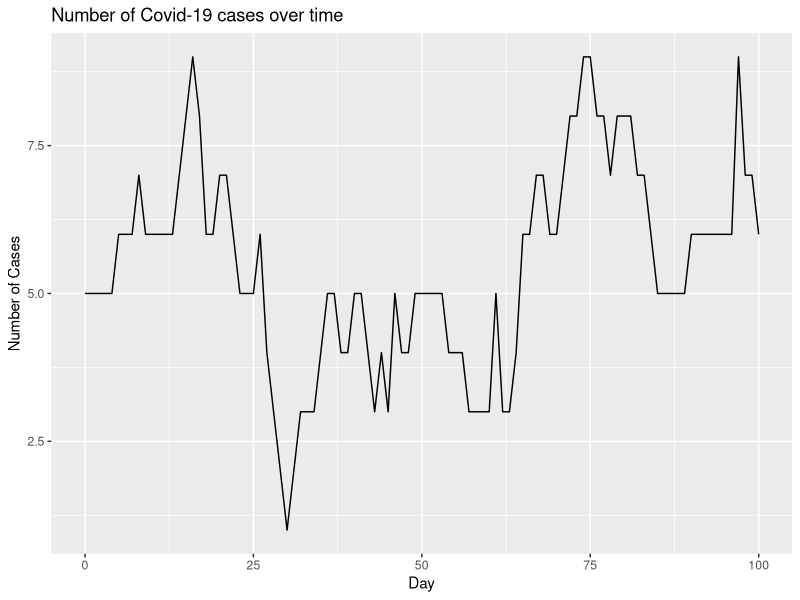
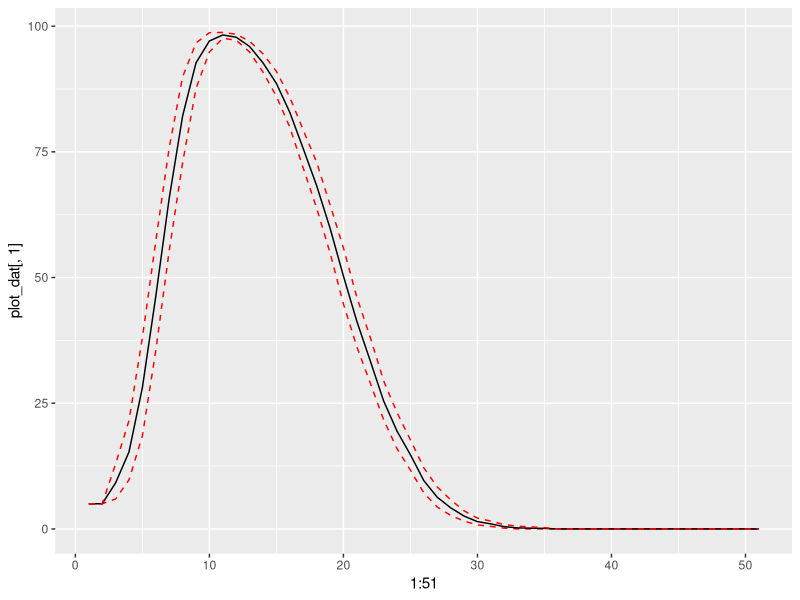
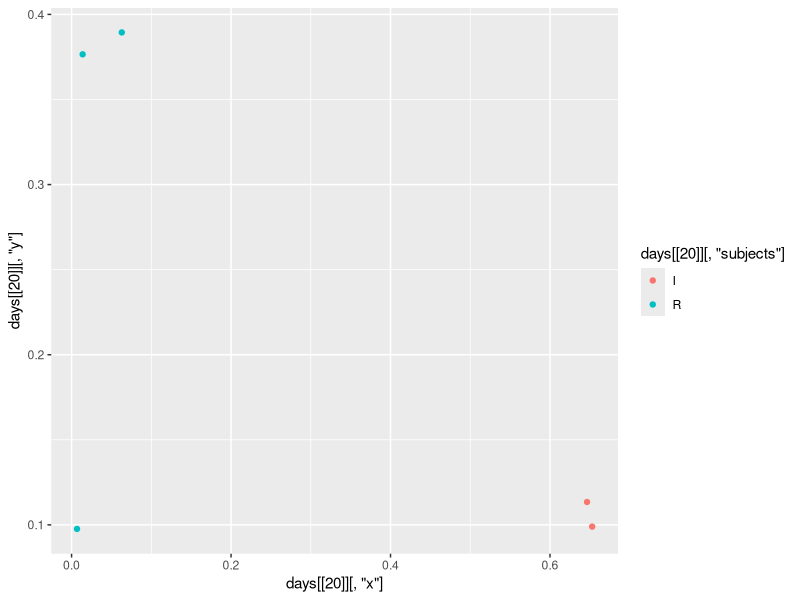

Source code (R) for these figures, in order:
## ---- chunk 1
knitr::opts_chunk$set(echo = TRUE)
library(tidyverse)
library(ggplot2)
library(boot)
## ---- chunk 2
#create starting positions and state function
starting_vals <- function(num_subjects, I_0, x_dim, y_dim, prop_vac){
  
  #Infect I_0 many starting subjects
  subjects <- rep('S', num_subjects)
  infect <- sample(x = 1:num_subjects, size=I_0, replace=FALSE)
  subjects[infect] <- 'I'
  
  #Determining if a person is vaccinated
  vac_ppl <- sample(x = 1:num_subjects, size = round(prop_vac * num_subjects), replace = F)
  vac_vec <- rep(F , num_subjects)
  vac_vec[vac_ppl] <- T
  
  #Storage for x, y starting positions for the subjects
  start_x <- runif(n=num_subjects, min=0, max=x_dim)
  start_y <- runif(n=num_subjects, min=0, max=y_dim)
  
  inc_time <- rep(-1, num_subjects)
  rec_days <- rep(-1, num_subjects)
  
  #Put into a data frame
  df <- as.data.frame(cbind(as.numeric(start_x), as.numeric(start_y), subjects, rec_days, inc_time, vac_vec))
  colnames(df)[1] <- 'x'
  colnames(df)[2] <- 'y'
  colnames(df)[3] <- 'subjects'
  colnames(df)[4] <- 'incubation'
  colnames(df)[5] <- 'recovery'
  colnames(df)[6] <- 'vaccine'
  
  #Assign a recovery time to the infected subjects
  df[df[,3] == 'I', 5] <- rpois(I_0, 14)
  
  #Assign an incubation time to the infected subjects
  df[df[,3] == 'I', 4] <- rpois(I_0, 5)
  
  return(df)
}
#Random step length function
get_step_length <- function(df, x_dim, y_dim){
  step_lengths <- rnorm(n=nrow(df), mean=min(x_dim, y_dim)/4, sd=min(x_dim, y_dim)/12)
  return(step_lengths)
}
#Random step direction function
get_step_direction <- function(length_vec){
  direction <- runif(n=length(length_vec), min=0, max=2*pi)
}
#Get delta_x, delta_y
get_delts <- function(length_vec, direc_vec){
  delta_x <- length_vec * cos(direc_vec)
  delta_y <- length_vec * sin(direc_vec)
  return(cbind(delta_x, delta_y))
}
#Function for getting updated coordinates
update_coords <- function(og_df, delta_df){
  new_mx <- matrix(data=NA, nrow=nrow(og_df), ncol=5)
  new_df <- data.frame(new_mx)
  new_df[,1] <- as.numeric(og_df[,'x']) + delta_df[,'delta_x']
  new_df[,2] <- as.numeric(og_df[,'y']) + delta_df[,'delta_y']
  new_df[,3] <- og_df[,3]
  new_df[,4] <- og_df[,4]
  new_df[,5] <- og_df[,5]
  new_df[,6] <- og_df[,6]
  colnames(new_df) <- c('x', 'y', 'subjects', 'incubation', 'recovery', 'vaccine')
  new_df
}
coord_checker <- function(og_df, new_df, x_dim, y_dim){
  baddies <- NULL
  for(i in 1:nrow(new_df)){
    if(as.numeric(new_df[i, 'x']) > x_dim | as.numeric(new_df[i, 'x']) < 0 | as.numeric(new_df[i, 'y']) > y_dim | as.numeric(new_df[i, 'y']) < 0){
      baddies <- append(baddies, i)
    }
  }
  
  if(is.null(baddies)){
    return(new_df)
  }else{
  new_step <- get_step_length(new_df[i,], x_dim, y_dim)
  new_direction <- get_step_direction(new_step)
  new_change <- get_delts(new_step, new_direction)
  new_df <- update_coords(og_df[baddies,], new_change)
  full_df <- rbind(new_df, og_df[-baddies,])
  return(coord_checker(og_df, full_df, x_dim, y_dim))
  }
}
#Function for deciding if infections occurred
infection_status <- function(state, mean_crit_dist){
  
  current_infected <- state[state[,3]=='I' & state[,4] <= 0,]
  current_suceptable <- state[state[,3]=='S',]
  current_removed <- state[state[,3]=='R',]
  current_non_contagious <- state[state[,3]=='I' & state[,4] > 0,]
  
  #store new infection status
  newly_infected <- NULL
  
  #Check to see which susceptible subjects get infected
  #For loop
  if(nrow(current_suceptable) != 0 & nrow(current_infected) != 0){
  for(i in 1:nrow(current_infected)){
    for(j in 1:nrow(current_suceptable)){
      x_i <- as.numeric(current_infected[i, 'x'])
      y_i <- as.numeric(current_infected[i, 'y'])
      x_s <- as.numeric(current_suceptable[j, 'x'])
      y_s <- as.numeric(current_suceptable[j, 'y'])
      
      crucial_distance <- rexp(1, 1/mean_crit_dist)
      vaccine_status <- current_suceptable[j, 'vaccine']
      if(vaccine_status == T) {
        vac_eff <- as.logical(rbinom(1,1,.8))
      }
      else {
        vac_eff <- F
      }
      
      d <- sqrt((x_i - x_s)^2 + (y_i - y_s)^2)
      if(d <= crucial_distance & (vac_eff == F)){
        newly_infected <- c(newly_infected, j)
      }
    }
  }
  
  current_suceptable[newly_infected, 3] <- 'I'
  #Give incubation time
  current_suceptable[newly_infected, 4] <- rpois(n=length(newly_infected), lambda = 5)
  #Give recovery time
  current_suceptable[newly_infected, 5] <- rpois(n=length(newly_infected), lambda = 14)
  
  new_state <- rbind(current_infected, current_suceptable, current_removed, current_non_contagious)
  return(new_state)
  }else{return(state)}
}
#simulation function
simulator <- function(days, num_subjects, x_dim, y_dim, I_0, inf_dist, prop_vac){
  initial_data <- starting_vals(num_subjects = num_subjects, x_dim=x_dim, y_dim=y_dim, I_0=I_0, prop_vac = prop_vac)
  end_day <- list()
  num_cases <- rep(NA, days)
  num_cases <- c(I_0, num_cases)
  num_new_cases <- rep(NA, days)
  
  for(i in 1:days){
    
    if(i == 1){
      step_size <- get_step_length(initial_data, x_dim, y_dim)
      direction <- get_step_direction(step_size)
      change <- get_delts(step_size, direction)
  
      updated_positions <- update_coords(initial_data, change)
      checked_positions <- coord_checker(og_df=initial_data, new_df=updated_positions, x_dim=x_dim, y_dim=y_dim)
      new_status <- infection_status(checked_positions, inf_dist)
      
      #recovery time code
      not_recovered <- new_status[as.numeric(new_status[, 5]) > 0, ]
      new_time <- as.numeric(not_recovered[, 5]) - 1
      not_recovered[, 5] <- new_time
      infected_0 <- new_status[as.numeric(new_status[, 5]) == 0, ]
      infected_0[, 3] <- rep('R', nrow(infected_0))
      not_infected = new_status[as.numeric(new_status[, 5]) < 0, ]
      new_status = rbind(not_recovered, infected_0, not_infected)
      
      #incubation time code
      infected_people <- new_status[new_status[,3] == 'I',]
      new_inc_time <- as.numeric(infected_people[,4]) - 1
      infected_people[,4] <- new_inc_time
      other_people <- new_status[new_status[,3] != 'I',]
      new_status <- rbind(infected_people, other_people)
      
      end_day[[i]] <- new_status
      
      #Calculate number of new cases
      num_cases[i+1] <- sum(new_status[,3]=='I')
      num_new_cases[i] <- sum(new_status[,3]=='I') - I_0
      
    }
    
    else{
      step_size <- get_step_length(initial_data, x_dim, y_dim)
      direction <- get_step_direction(step_size)
      change <- get_delts(step_size, direction)
  
      updated_positions <- update_coords(end_day[[i-1]], change)
      checked_positions <- coord_checker(og_df=end_day[[i-1]], new_df=updated_positions, x_dim=x_dim, y_dim=y_dim)
      new_status <- infection_status(checked_positions, inf_dist)
      
      not_recovered <- new_status[as.numeric(new_status[, 5]) > 0, ]
      new_time <- as.numeric(not_recovered[, 5]) - 1
      not_recovered[, 5] <- new_time
      infected_0 <- new_status[as.numeric(new_status[, 5]) == 0, ]
      infected_0[, 3] <- rep('R', nrow(infected_0))
      not_infected = new_status[as.numeric(new_status[, 5]) < 0, ]
      new_status = rbind(not_recovered, infected_0, not_infected)
      
      #incubation time code
      infected_people <- new_status[new_status[,3] == 'I',]
      new_inc_time <- as.numeric(infected_people[,4]) - 1
      infected_people[,4] <- new_inc_time
      other_people <- new_status[new_status[,3] != 'I',]
      new_status <- rbind(infected_people, other_people)
      end_day[[i]] <- new_status
      
      #Calculate number of new cases
      num_cases[i+1] <- sum(new_status[,3]=='I')
      num_new_cases[i] <- sum(new_status[,3]=='I') - num_cases[i-1]
  
    }
  }
  return(num_cases)
}
#Testing
df <- starting_vals(1000, 2, 1, 1, .8)
len <- get_step_length(df, 1, 1)
dir <- get_step_direction(len)
delts <- get_delts(len, dir)
newdf <- update_coords(df, delts)
coords <- coord_checker(df, newdf, 1, 1)
coords
new_status <- infection_status(coords, 8)
new_status
set.seed(400)
n=50
y <- simulator(100, 1000, 1, 1, 5, 0.005, 0)
x <- 0:100
ggplot() +
  geom_line(aes(x=x, y=y)) +
  xlab('Day') +
  ylab('Number of Cases') +
  ggtitle('Number of Covid-19 cases over time')
  
#bootstrap
mean_func <- function(daytuh, idx) {
  mean(daytuh[idx])
}
get_bootstrap_cis <- function(days, num_subjects, x_dim, y_dim, I_0, inf_dist, sample_size, ci_type='perc', prop_vac = 0){
  #Create data frame to store samples
  samps <- matrix(data=NA, nrow=sample_size, ncol=days + 1)
  samps <- data.frame(samps)
  
  #Create data frame to store confidence intervals
  ci_df <- matrix(data=NA, nrow=days + 1, ncol=3)
  ci_df <- data.frame(ci_df)
  
  for(i in 1:sample_size){
    samps[i, ] <- simulator(days, num_subjects, x_dim, y_dim, I_0, inf_dist, prop_vac)
  }
  
  for(i in 1:ncol(samps)){
    #Make sure column has more than one unique value
    check <- (length(unique(samps[ ,i])) != 1)
    if(check){
    boot_obj <- boot(samps[ ,i], mean_func, 2000)
    ci_obj <- boot.ci(boot_obj, conf = .95, type = ci_type)
    ci_df[i, 1] <- ci_obj$percent[4]
    ci_df[i, 2] <- ci_obj$t0
    ci_df[i, 3] <- ci_obj$percent[5]
    }else{ci_df[i, ] <- c(samps[1, i], samps[1, i], samps[1, i])}
  }
return(ci_df)
}
plot_dat <- get_bootstrap_cis(days=50, num_subjects=100, x_dim=1, y_dim=1, I_0=5, inf_dist=0.5, sample_size=20, prop_vac = 0.8)
ggplot() +
  geom_line(aes(x=1:51, y=plot_dat[ ,1]), linetype = 2, color = 'red') +
  geom_line(aes(x=1:51, y=plot_dat[ ,2])) +
  geom_line(aes(x=1:51, y=plot_dat[ ,3]), linetype = 2, color = 'red')
## ---- chunk 3
simulator22 <- function(days, num_subjects, x_dim, y_dim, I_0, inf_dist, prop_vac){
  initial_data <- starting_vals(num_subjects = num_subjects, x_dim=x_dim, y_dim=y_dim, I_0=I_0, prop_vac = prop_vac)
  end_day <- list()
  num_cases <- rep(NA, days)
  num_cases <- c(I_0, num_cases)
  num_new_cases <- rep(NA, days)
  
  for(i in 1:days){
    
    if(i == 1){
      step_size <- get_step_length(initial_data, x_dim, y_dim)
      direction <- get_step_direction(step_size)
      change <- get_delts(step_size, direction)
  
      updated_positions <- update_coords(initial_data, change)
      checked_positions <- coord_checker(og_df=initial_data, new_df=updated_positions, x_dim=x_dim, y_dim=y_dim)
      new_status <- infection_status(checked_positions, inf_dist)
      
      #recovery time code
      not_recovered <- new_status[as.numeric(new_status[, 5]) > 0, ]
      new_time <- as.numeric(not_recovered[, 5]) - 1
      not_recovered[, 5] <- new_time
      infected_0 <- new_status[as.numeric(new_status[, 5]) == 0, ]
      infected_0[, 3] <- rep('R', nrow(infected_0))
      not_infected = new_status[as.numeric(new_status[, 5]) < 0, ]
      new_status = rbind(not_recovered, infected_0, not_infected)
      
      #incubation time code
      infected_people <- new_status[new_status[,3] == 'I',]
      new_inc_time <- as.numeric(infected_people[,4]) - 1
      infected_people[,4] <- new_inc_time
      other_people <- new_status[new_status[,3] != 'I',]
      new_status <- rbind(infected_people, other_people)
      
      end_day[[i]] <- new_status
      
      #Calculate number of new cases
      num_cases[i+1] <- sum(new_status[,3]=='I')
      num_new_cases[i] <- sum(new_status[,3]=='I') - I_0
      
    }
    
    else{
      step_size <- get_step_length(initial_data, x_dim, y_dim)
      direction <- get_step_direction(step_size)
      change <- get_delts(step_size, direction)
  
      updated_positions <- update_coords(end_day[[i-1]], change)
      checked_positions <- coord_checker(og_df=end_day[[i-1]], new_df=updated_positions, x_dim=x_dim, y_dim=y_dim)
      new_status <- infection_status(checked_positions, inf_dist)
      
      not_recovered <- new_status[as.numeric(new_status[, 5]) > 0, ]
      new_time <- as.numeric(not_recovered[, 5]) - 1
      not_recovered[, 5] <- new_time
      infected_0 <- new_status[as.numeric(new_status[, 5]) == 0, ]
      infected_0[, 3] <- rep('R', nrow(infected_0))
      not_infected = new_status[as.numeric(new_status[, 5]) < 0, ]
      new_status = rbind(not_recovered, infected_0, not_infected)
      
      #incubation time code
      infected_people <- new_status[new_status[,3] == 'I',]
      new_inc_time <- as.numeric(infected_people[,4]) - 1
      infected_people[,4] <- new_inc_time
      other_people <- new_status[new_status[,3] != 'I',]
      new_status <- rbind(infected_people, other_people)
      
      end_day[[i]] <- new_status
      
      #Calculate number of new cases
      num_cases[i+1] <- sum(new_status[,3]=='I')
      num_new_cases[i] <- sum(new_status[,3]=='I') - num_cases[i-1]
  
    }
  }
  return(end_day)
}
days <- simulator22(20, 5, 1, 1, 1, 0.2, 0)
days
ggplot() +
  geom_point(aes(x=days[[20]][, 'x'], y= days[[20]][, 'y'], color=days[[20]][, 'subjects']))
